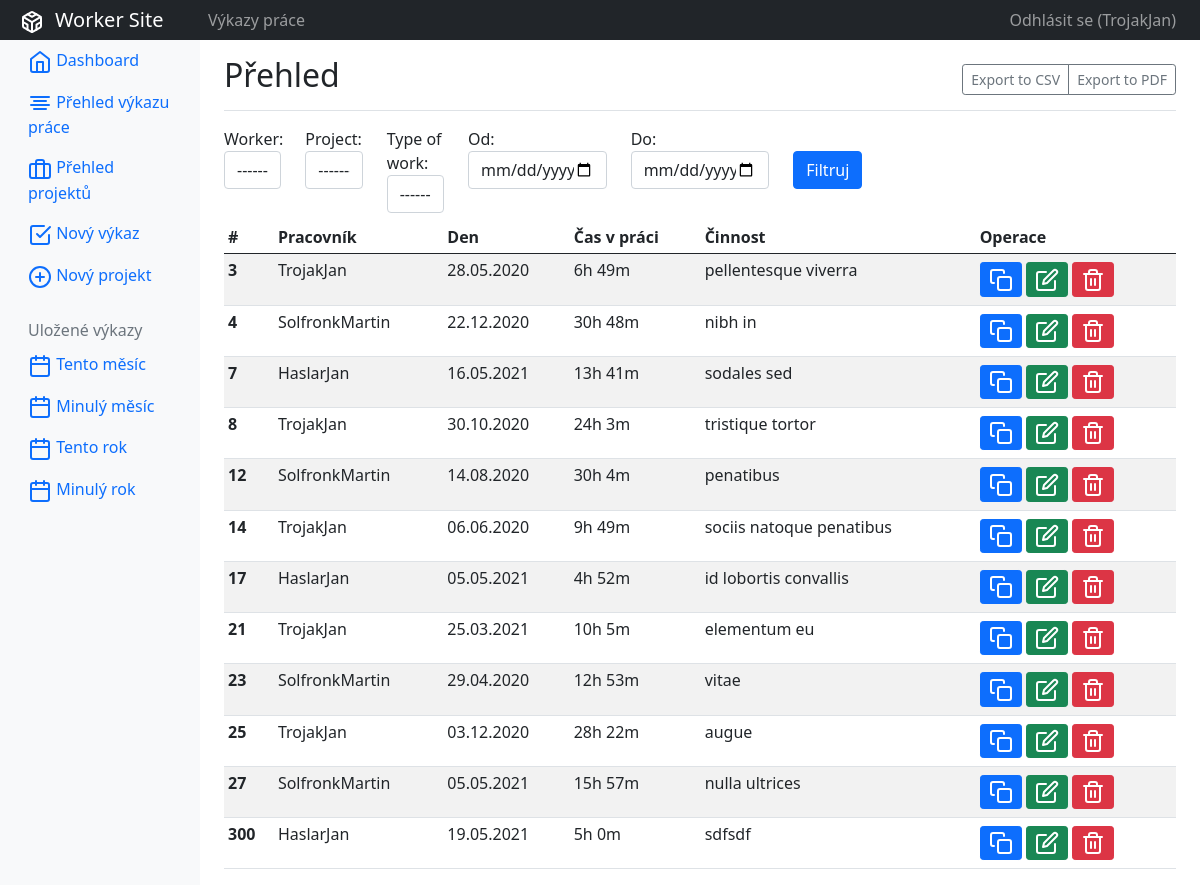
The page /report/over_view/ (signed in) on the database its author committed.
### accounts/models.py (models this page shows)
class CustomUser(AbstractUser):
    id = models.AutoField(primary_key=True, null=False)
    def __str__(self):
        return self.username

### work_report/models.py (models this page shows, shortened)
class WorkReport(models.Model):
    id = models.AutoField(primary_key=True, null=False)
    worker = models.ForeignKey(CustomUser, null=True,
                               on_delete=models.SET_NULL)
    description = models.TextField(null=False)
    arrival = models.DateTimeField(null=False)
    departure = models.DateTimeField(null=False)
    productive_time = models.DurationField(default=timedelta())
    type_of_work = models.ForeignKey(TypeOfWork, null=True,
                                     on_delete=models.SET_NULL)
    project = models.ForeignKey(Project, null=True, on_delete=models.SET_NULL)
    creat_time = models.DateTimeField(auto_now_add=True, null=False)
    edit_time = models.DateTimeField(auto_now=True)

### work_report/decorators.py (the view)
        def wrapper(request, *args, **kwargs):
            if len({gr.name for gr in request.user.groups.all()}.intersection(
                    allowed_groups)) != 0:
                return func(request, *args, **kwargs)
            else:
                return redirect('unauthorised-AR')

### templates/templatetags.py (called while the page is built)
@register.filter
def duration(td):
    if isinstance(td, str):
        return td
    total_seconds = int(td.total_seconds())
    hours = total_seconds // 3600
    minutes = (total_seconds % 3600) // 60
    return '{}h {}m'.format(hours, minutes)

@register.simple_tag(takes_context=False)
def current_year_filter():
    start_of_current_year = \
        date(datetime.today().year, 1, 1)
    return f'?worker=&project=&type_of_work=&start=' \
           f'{start_of_current_year}T12%3A00&end='

@register.simple_tag(takes_context=False)
def last_year_filter():
    start_of_current_year = \
        date(datetime.today().year, 1, 1)
    start_of_last_year = \
        start_of_current_year - dateutil.relativedelta.relativedelta(year=1)
    return f'?worker=&project=&type_of_work=&start=' \
           f'{start_of_last_year}T12%3A00&end={start_of_current_year}T12%3A00'

@register.simple_tag(takes_context=False)
def current_month_filter():
    start_of_current_month = \
        date(datetime.today().year, datetime.today().month, 1)
    return f'?worker=&project=&type_of_work=&start=' \
           f'{start_of_current_month}T12%3A00&end='

@register.simple_tag(takes_context=False)
def last_month_filter():
    start_of_current_month = \
        date(datetime.today().year, datetime.today().month, 1)
    start_of_last_month = \
        start_of_current_month - dateutil.relativedelta.relativedelta(months=1)
    return f'?worker=&project=&type_of_work=&start=' \
           f'{start_of_last_month}T12%3A00&end=' \
           f'{start_of_current_month}T12%3A00'

### work_report/models.py (called while the page is built)
    def __str__(self):
        if len(self.name) > 20:
            return self.name[:20 - 3] + '...'
        else:
            return self.name

    def __str__(self):
        if len(self.label) > 20:
            return self.label[:20 - 3] + '...'
        else:
            return self.label

### work_report/views.py (called while the page is built)
@login_required(login_url='login-AC')
@allowed_users(allowed_groups={'admin', 'worker'})
def report_view(request):
    reports = models.WorkReport.objects.all()
    if request.method == 'GET':
        work_report_filter = filters.WorkReportsFilter(request.GET,
                                                       queryset=reports)
        reports = work_report_filter.qs
    context = {'reports': reports,
               'filter': work_report_filter,
               'title': 'Přehled',
               'has_filter': True,
               }
    return render(request, 'work_report/reports.html', context)

### templates/work_report/reports.html
{% extends 'shared/base.html' %}
{% block content %}
    {% include 'work_report/components/left_bar.html' %}
    <main role="main" class="col-md-9 ml-sm-auto col-lg-10 pt-3 px-4">
        {% include 'work_report/components/header.html' %}
        {% include 'work_report/components/summary.html' %}
    </main>
{% endblock content %}

### templates/shared/top_bar.html
<nav class="navbar navbar-dark sticky-top bg-dark navbar-expand-lg p-0">
    <div class="col-md-2 text-center">
        <a class="navbar-brand col-sm-3 col-md-2 mr-0 " href="{% url 'dashboard-WR' %}">
            <span data-feather="codesandbox"></span>&nbsp;&nbsp;Worker Site</a>
    </div>
    <div class="collapse navbar-collapse" id="navbarSupportedContent">
        <ul class="navbar-nav mr-auto">
            <li class="nav-item text-nowrap">
                <a class="nav-link" href="{% url 'dashboard-WR' %}">Výkazy práce</a>
            </li>
        </ul>
    </div>
    <ul class="navbar-nav px-3">
        <li class="nav-item text-nowrap">
            <a class="nav-link" href="{% url 'logout-AC' %}">Odhlásit se ({{ request.user }})</a>
        </li>
    </ul>
</nav>

### templates/work_report/components/summary.html
{% load my_tags %}
{% load widget_tweaks %}
<form method="get">
    <div class="row my-2">
        <div class="col-sm-1">
            {% render_field filter.form.worker.label_tag %}
            {% render_field filter.form.worker class="form-control" %}
        </div>
        <div class="col-sm-1 nopadding">
            {% render_field filter.form.project.label_tag %}
            {% render_field filter.form.project class="form-control" %}
        </div>
        <div class="col-sm-1 nopadding">
            {% render_field filter.form.type_of_work.label_tag %}
            {% render_field filter.form.type_of_work class="form-control" %}
        </div>
        <div class="col-sm-2 nopadding">
            {% render_field filter.form.start.label_tag %}
            {% render_field filter.form.start type="datetime-local" class="form-control" %}
        </div>
        <div class="col-sm-2 nopadding">
            {% render_field filter.form.end.label_tag %}
            {% render_field filter.form.end type="datetime-local" class="form-control" %}
        </div>
        <div class="col-sm-1">
            <button class="btn btn-primary mt-4" type="submit">Filtruj</button>
        </div>
    </div>
</form>
<div class="table-responsive">
    <table class="table table-striped table-sm">
        <thead>
        <tr>
            <th>#</th>
            <th>Pracovník</th>
            <th>Den</th>
            <th>Čas v práci</th>
            <th>Činnost</th>
            <th>Operace</th>
        </tr>
        </thead>
        <tbody>
        {% for rep in reports %}
            <tr>
                <th scope="row">{{ rep.id }}</th>
                <td>{{ rep.worker }}</td>
                <td>{{ rep.arrival|date:"d.m.Y" }}</td>
                <td>{{ rep.productive_time|duration }}</td>
                <td>{{ rep.description }}</td>
                <td>
                    <div class="" data-toggle="buttons">
                        <a href="{% url 'copy_report-WR' rep.pk %}" class="btn btn-primary btn-sm my-1" role="button" aria-disabled="true"><span data-feather="copy"></span></a>
                        <a href="{% url 'edit_report-WR' rep.pk %}" class="btn btn-success btn-sm my-1" role="button" aria-disabled="true"><span data-feather="edit"></span></a>
                        <a href="{% url 'delete_report-WR' rep.pk %}" class="btn btn-danger btn-sm my-1" role="button" aria-disabled="true"><span data-feather="trash-2"></span></a>
                    </div>
                </td>
            </tr>
        {% endfor %}
        </tbody>
    </table>
</div>

### rows shown on the page
CustomUser: user "TrojakJan"
WorkReport: id "3", worker "TrojakJan", arrival "28.05.2020", productive_time|duration "6h 49m", description "pellentesque viverra"
WorkReport: id "4", worker "SolfronkMartin", arrival "22.12.2020", productive_time|duration "30h 48m", description "nibh in"
WorkReport: id "7", worker "HaslarJan", arrival "16.05.2021", productive_time|duration "13h 41m", description "sodales sed"
WorkReport: id "8", worker "TrojakJan", arrival "30.10.2020", productive_time|duration "24h 3m", description "tristique tortor"
WorkReport: id "12", worker "SolfronkMartin", arrival "14.08.2020", productive_time|duration "30h 4m", description "penatibus"
WorkReport: id "14", worker "TrojakJan", arrival "06.06.2020", productive_time|duration "9h 49m", description "sociis natoque penatibus"
WorkReport: id "17", worker "HaslarJan", arrival "05.05.2021", productive_time|duration "4h 52m", description "id lobortis convallis"
WorkReport: id "21", worker "TrojakJan", arrival "25.03.2021", productive_time|duration "10h 5m", description "elementum eu"
WorkReport: id "23", worker "SolfronkMartin", arrival "29.04.2020", productive_time|duration "12h 53m", description "vitae"
WorkReport: id "25", worker "TrojakJan", arrival "03.12.2020", productive_time|duration "28h 22m", description "augue"
WorkReport: id "27", worker "SolfronkMartin", arrival "05.05.2021", productive_time|duration "15h 57m", description "nulla ultrices"
WorkReport: id "300", worker "HaslarJan", arrival "19.05.2021", productive_time|duration "5h 0m", description "sdfsdf"

### other values the page prints
{{ title|default:"" }} "Přehled"
